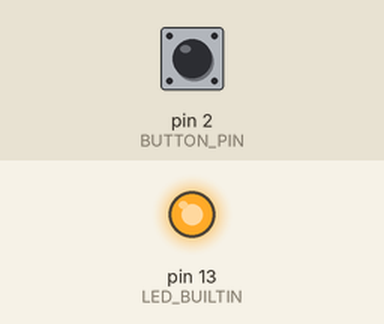
The sketch below on a simulated Arduino Uno, built with avr-gcc and run on an emulated ATmega328P. Shown: output pins drawn as LEDs (lit = HIGH). The test bench sets the inputs (shaded band); at power-on: pin 2 (BUTTON_PIN) HIGH.

Above: at 1.2 s.
1.3 s: pin 2 (BUTTON_PIN) pulled LOW for 0.25 s
At 2.6 s:
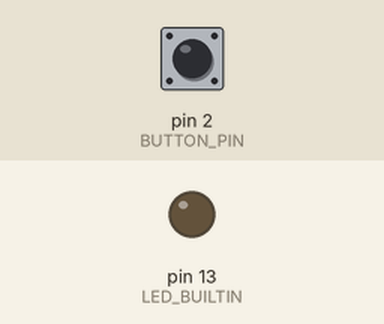
3.1 s: pin 2 (BUTTON_PIN) pulled LOW for 1 s
At 4.8 s:
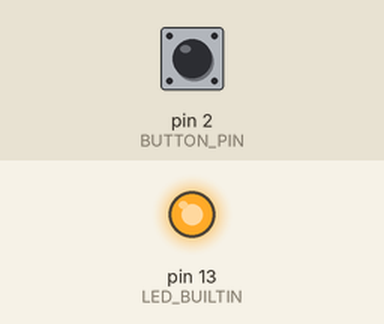
5.7 s: pin 2 (BUTTON_PIN) pulled LOW for 3.2 s
At 10.1 s:
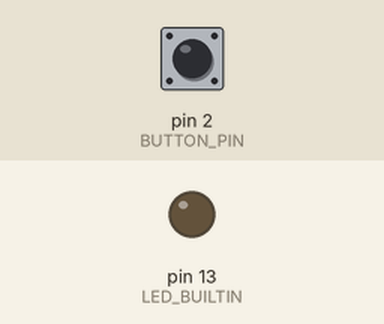
Timing chart, 0 to 11.6 s (numbered marks = the images above; inputs shaded):
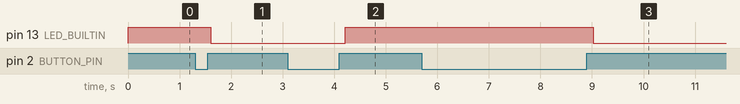

Measured:
- after the input at 1.3 s, pin 13 (LED_BUILTIN): HIGH → LOW after 0.30 s
- after the input at 3.1 s, pin 13 (LED_BUILTIN): LOW → HIGH after 1.1 s
- after the input at 5.7 s, pin 13 (LED_BUILTIN): HIGH → LOW after 3.3 s

The sketch:

button.ino
```cpp
// constants won't change. They're used here to set pin numbers:
constexpr uint8_t BUTTON_PIN = 2; // the number of the pushbutton pin
constexpr uint8_t BUZZ_PIN = 13;  // the number of the buzzer pin

// variables will change:
uint8_t newButton = 0; // variable for reading the pushbutton status
uint8_t oldButton = 0;
uint8_t ledState = 0;

void setup()
{
    // initialize the LED pin as an output:
    // pinMode(buzzpin, OUTPUT);
    // initialize the pushbutton pin as an input:
    pinMode(BUTTON_PIN, INPUT_PULLUP);
    pinMode(LED_BUILTIN, OUTPUT);
    digitalWrite(LED_BUILTIN, LOW);
    Serial.print("Button setup done");
}

void loop()
{
    // read the state of the pushbutton value:
    newButton = digitalRead(BUTTON_PIN);

    Serial.print("newButton: ");
    Serial.print(newButton);
    Serial.print(" ;");

    Serial.print("oldButton: ");
    Serial.print(oldButton);
    Serial.print(" ;");

    Serial.print("ledState: ");
    Serial.println(ledState);

    // check if the pushbutton is pressed. If it is, the buttonState is HIGH:
    if (oldButton == 0 && newButton == 1)
    {
        if (ledState == 0)
        {
            // ON
            //tone(buzzpin, 2750);
            Serial.println("BUTTON turned on");
            digitalWrite(LED_BUILTIN, HIGH);
            ledState = 1;
        }
        else
        {
            // OFF
            Serial.println("BUTTON turned off");
            digitalWrite(LED_BUILTIN, LOW);
            ledState = 0;
        }
    }
    oldButton = newButton;


    delay(200);
}
```
